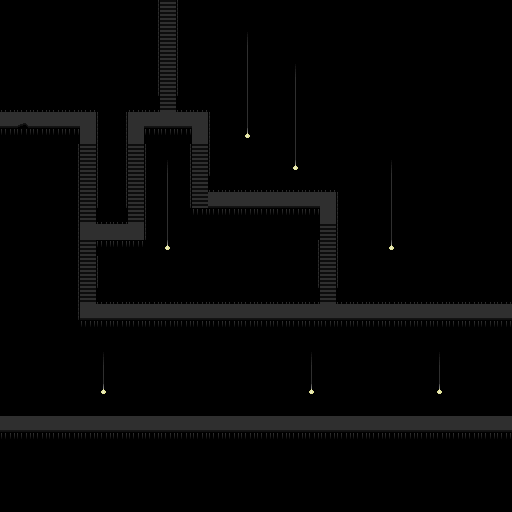

Rendered tile map (Tiled .tmx) drawn with the repository's tilesets; below, a short description and the full map source, tile grids included:
An orthogonal 32x32 tile map with 16x16 px tiles, 1 tile layer (Tile Layer 1).

<map version="1.5" tiledversion="1.7.2" orientation="orthogonal" renderorder="right-down" width="32" height="32" tilewidth="16" tileheight="16" infinite="0" nextlayerid="2" nextobjectid="1">
 <properties>
  <property name="customTransitionLeftX" type="float" value="63" />
  <property name="customTransitionUpX" type="float" value="5" />
  <property name="customTransitionUpY" type="float" value="22" />
  <property name="left" value="Maps\stairwell2.tmx" />
  <property name="up" value="Maps\whiteWorld.tmx" />
 </properties>
 <tileset firstgid="1" source="stairwell.tsx" />
 <layer id="1" name="Tile Layer 1" width="32" height="32">
  <data encoding="csv">
0,0,0,0,0,0,0,0,0,1,2,3,0,0,0,0,0,0,0,0,0,0,0,0,0,0,0,0,0,0,0,0,
0,0,0,0,0,0,0,0,15,1,2,3,0,0,0,0,0,0,0,0,0,0,0,0,0,0,0,0,0,0,0,0,
0,0,0,0,0,0,0,0,0,1,2,3,0,0,0,9,0,0,0,0,0,0,0,0,0,0,0,0,0,0,0,0,
0,0,0,0,0,0,0,0,0,1,2,3,0,0,0,14,0,0,0,0,0,0,0,0,0,0,0,0,0,0,0,0,
0,0,0,0,0,0,0,0,0,1,2,3,0,0,0,14,0,0,9,0,0,0,0,0,0,0,0,0,0,0,0,0,
0,15,0,0,0,0,0,0,0,1,2,3,0,0,0,14,0,0,14,0,0,0,0,0,0,0,0,0,0,0,0,0,
11,11,11,11,11,11,0,0,11,11,2,11,11,0,0,14,0,0,14,0,0,0,0,0,0,0,0,0,0,0,0,0,
7,13,7,7,7,12,3,1,12,7,7,7,12,3,0,14,0,0,14,0,0,0,0,0,0,0,0,0,0,0,0,0,
6,6,6,6,6,12,3,1,12,6,6,6,12,3,0,19,0,0,14,0,0,0,0,0,0,0,0,0,0,0,0,0,
5,5,5,5,1,2,3,1,2,3,5,1,2,3,0,0,0,0,14,0,0,0,0,0,0,0,0,0,0,0,0,0,
0,0,0,0,1,2,3,1,2,3,9,1,2,3,0,0,0,0,19,0,0,0,0,0,9,0,0,0,0,0,0,0,
0,0,0,0,1,2,3,1,2,3,14,1,2,11,11,11,11,11,11,11,11,0,0,0,14,0,0,0,0,0,0,0,
0,0,0,0,1,2,3,1,2,3,14,1,2,7,7,7,7,7,7,7,12,3,0,0,14,0,0,0,0,0,0,0,
0,0,0,0,1,2,11,11,2,3,14,0,6,6,6,6,6,6,6,6,12,3,0,0,14,0,0,0,0,0,0,0,
0,0,0,0,1,12,12,12,12,3,14,0,5,5,5,5,5,5,5,5,2,3,0,0,14,0,0,0,0,0,0,0,
0,0,0,0,1,2,6,6,6,0,19,0,0,0,0,0,0,0,0,1,2,3,0,0,19,0,0,0,0,0,0,0,
0,0,0,0,1,2,3,0,0,0,0,0,0,0,0,0,0,0,0,1,2,3,0,0,0,0,0,0,0,0,0,0,
0,0,0,0,1,2,3,0,0,0,0,0,0,0,0,0,0,0,0,1,2,3,0,0,0,0,0,0,0,15,0,0,
0,0,0,0,1,2,11,11,11,11,11,11,11,11,11,11,11,11,11,11,2,11,11,11,11,11,11,11,11,11,11,11,
0,0,0,0,1,7,7,7,7,7,7,7,7,7,7,7,7,7,7,7,7,7,7,7,7,7,7,7,7,7,7,7,
0,0,0,0,0,6,6,6,6,6,6,6,6,6,6,6,6,6,6,6,6,6,6,6,6,6,6,6,6,6,6,6,
0,0,0,0,0,0,0,0,0,0,0,0,0,0,0,0,0,0,0,0,0,0,0,0,0,0,0,0,0,0,0,0,
0,0,0,0,0,0,9,0,0,0,0,0,0,0,0,0,0,0,0,9,0,0,0,0,0,0,0,9,0,0,0,0,
0,0,0,0,0,0,14,0,0,0,0,0,0,0,0,0,0,0,0,14,0,0,0,0,0,0,0,14,0,0,0,0,
0,0,0,0,0,0,19,0,0,0,0,0,0,0,0,0,0,0,0,19,0,0,0,0,0,0,0,19,0,0,0,0,
0,0,0,0,0,0,0,0,0,0,0,0,0,0,0,0,0,0,0,0,0,0,0,0,0,0,0,0,0,0,0,0,
7,7,7,7,7,7,7,7,7,7,7,7,7,7,7,7,7,7,7,7,7,7,7,7,7,7,7,7,7,7,7,7,
6,6,6,6,6,6,6,6,6,6,6,6,6,6,6,6,6,6,6,6,6,6,6,6,6,6,6,6,6,6,6,6,
0,0,0,0,0,0,0,0,0,0,0,0,0,0,0,0,0,0,0,0,0,0,0,0,0,5,5,5,5,5,5,5,
0,0,0,0,0,0,0,0,0,0,0,0,0,0,0,0,0,0,0,0,0,0,0,0,0,0,0,0,0,0,0,0,
0,0,0,0,0,0,0,0,0,0,0,0,0,0,0,0,0,0,0,0,0,0,0,0,0,0,0,0,0,0,0,0,
0,0,0,0,0,0,0,0,0,0,0,0,0,0,0,0,0,0,0,0,0,0,0,0,0,0,0,0,0,0,0,0
</data>
 </layer>
</map>
